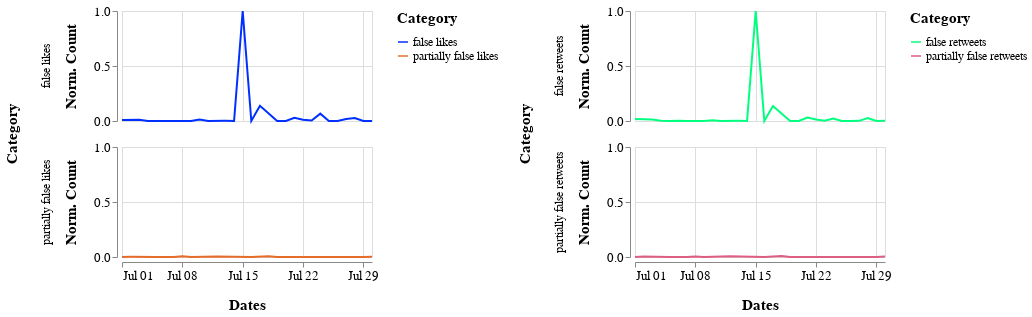

The code cell stored with this chart in its notebook:
### Markdown cell above
## July 2020

### Code cell
alt.hconcat(c1_jul, c2_jul).resolve_scale(color='independent').configure_axis(
    labelFontSize=13,
    titleFontSize=15,
    titlePadding=15
).configure_legend(
    titleFontSize=15,
    titlePadding= 10,
    labelFontSize=12
).configure_header(
    titleFontSize=15,
    labelFontSize=12
)

### Figure 1 — Vega-Lite specification as saved in the notebook (floating-point values rounded to 4 significant figures)
{"config": {"view": {"continuousWidth": 400, "continuousHeight": 300}, "axis": {"labelFontSize": 13, "titleFontSize": 15, "titlePadding": 15}, "header": {"labelFontSize": 12, "titleFontSize": 15}, "legend": {"labelFontSize": 12, "titleFontSize": 15, "titlePadding": 10}}, "hconcat": [{"data": {"name": "data-7730b4c7d6a75306c6d15065f002418f"}, "mark": "line", "encoding": {"color": {"type": "nominal", "field": "Category", "scale": {"range": ["#0030FF", "#E66C2C"]}}, "row": {"type": "nominal", "field": "Category"}, "x": {"type": "temporal", "field": "Dates", "timeUnit": "monthdate", "title": "Dates"}, "y": {"type": "quantitative", "field": "Likes", "title": "Norm. Count"}}, "height": 110, "width": 250}, {"data": {"name": "data-6067e7a77c3b13f830d992c25296085e"}, "mark": "line", "encoding": {"color": {"type": "nominal", "field": "Category", "scale": {"range": ["#00FF7F", "#DE5D83"]}}, "row": {"type": "nominal", "field": "Category"}, "x": {"type": "temporal", "field": "Dates", "timeUnit": "monthdate", "title": "Dates"}, "y": {"type": "quantitative", "field": "Retweets", "title": "Norm. Count"}}, "height": 110, "width": 250}], "resolve": {"scale": {"color": "independent"}}, "$schema": "https://vega.github.io/schema/vega-lite/v4.8.1.json", "datasets": {"data-7730b4c7d6a75306c6d15065f002418f": [{"Dates": "2020-07-01T00:00:00", "Likes": 0.0003039, "Category": "partially false likes"}, {"Dates": "2020-07-03T00:00:00", "Likes": 0.01074, "Category": "false likes"}, {"Dates": "2020-07-08T00:00:00", "Likes": 0.006084, "Category": "partially false likes"}, {"Dates": "2020-07-18T00:00:00", "Likes": 0.007873, "Category": "partially false likes"}, {"Dates": "2020-07-24T00:00:00", "Likes": 0.06712, "Category": "false likes"}, {"Dates": "2020-07-30T00:00:00", "Likes": 0.0008576, "Category": "false likes"}, {"Dates": "2020-07-06T00:00:00", "Likes": 0.0008846, "Category": "false likes"}, {"Dates": "2020-07-27T00:00:00", "Likes": 0.01779, "Category": "false likes"}, {"Dates": "2020-07-21T00:00:00", "Likes": 0.02866, "Category": "false likes"}, {"Dates": "2020-07-28T00:00:00", "Likes": 0.02723, "Category": "false likes"}, {"Dates": "2020-07-30T00:00:00", "Likes": 0.003288, "Category": "partially false likes"}, {"Dates": "2020-07-02T00:00:00", "Likes": 0.001405, "Category": "partially false likes"}, {"Dates": "2020-07-11T00:00:00", "Likes": 4.727e-05, "Category": "false likes"}, {"Dates": "2020-07-15T00:00:00", "Likes": 1.0, "Category": "false likes"}, {"Dates": "2020-07-22T00:00:00", "Likes": 0.01155, "Category": "false likes"}, {"Dates": "2020-07-25T00:00:00", "Likes": 6.752e-06, "Category": "false likes"}, {"Dates": "2020-07-23T00:00:00", "Likes": 0.004869, "Category": "false likes"}, {"Dates": "2020-07-14T00:00:00", "Likes": 0.0001958, "Category": "false likes"}, {"Dates": "2020-07-17T00:00:00", "Likes": 0.1375, "Category": "false likes"}, {"Dates": "2020-07-10T00:00:00", "Likes": 0.01424, "Category": "false likes"}, {"Dates": "2020-07-12T00:00:00", "Likes": 0.005382, "Category": "partially false likes"}, {"Dates": "2020-07-13T00:00:00", "Likes": 0.001215, "Category": "false likes"}, {"Dates": "2020-07-01T00:00:00", "Likes": 0.009528, "Category": "false likes"}, {"Dates": "2020-07-04T00:00:00", "Likes": 0.0004997, "Category": "false likes"}, {"Dates": "2020-07-05T00:00:00", "Likes": 0.0, "Category": "false likes"}, {"Dates": "2020-07-05T00:00:00", "Likes": 0.0, "Category": "partially false likes"}, {"Dates": "2020-07-07T00:00:00", "Likes": 0.0, "Category": "false likes"}, {"Dates": "2020-07-07T00:00:00", "Likes": 0.0, "Category": "partially false likes"}, {"Dates": "2020-07-09T00:00:00", "Likes": 0.0, "Category": "false likes"}, {"Dates": "2020-07-09T00:00:00", "Likes": 0.0, "Category": "partially false likes"}, {"Dates": "2020-07-16T00:00:00", "Likes": 0.0, "Category": "false likes"}, {"Dates": "2020-07-16T00:00:00", "Likes": 0.0, "Category": "partially false likes"}, {"Dates": "2020-07-19T00:00:00", "Likes": 0.0, "Category": "false likes"}, {"Dates": "2020-07-19T00:00:00", "Likes": 0.0, "Category": "partially false likes"}, {"Dates": "2020-07-20T00:00:00", "Likes": 0.0, "Category": "false likes"}, {"Dates": "2020-07-20T00:00:00", "Likes": 0.0, "Category": "partially false likes"}, {"Dates": "2020-07-26T00:00:00", "Likes": 0.0, "Category": "false likes"}, {"Dates": "2020-07-26T00:00:00", "Likes": 0.0, "Category": "partially false likes"}, {"Dates": "2020-07-29T00:00:00", "Likes": 0.0, "Category": "false likes"}, {"Dates": "2020-07-29T00:00:00", "Likes": 0.0, "Category": "partially false likes"}], "data-6067e7a77c3b13f830d992c25296085e": [{"Dates": "2020-07-01T00:00:00", "Retweets": 0.0006049, "Category": "partially false retweets"}, {"Dates": "2020-07-03T00:00:00", "Retweets": 0.01318, "Category": "false retweets"}, {"Dates": "2020-07-08T00:00:00", "Retweets": 0.003603, "Category": "partially false retweets"}, {"Dates": "2020-07-18T00:00:00", "Retweets": 0.009441, "Category": "partially false retweets"}, {"Dates": "2020-07-24T00:00:00", "Retweets": 0.02343, "Category": "false retweets"}, {"Dates": "2020-07-30T00:00:00", "Retweets": 0.001578, "Category": "false retweets"}, {"Dates": "2020-07-06T00:00:00", "Retweets": 0.002051, "Category": "false retweets"}, {"Dates": "2020-07-27T00:00:00", "Retweets": 0.001289, "Category": "false retweets"}, {"Dates": "2020-07-21T00:00:00", "Retweets": 0.03214, "Category": "false retweets"}, {"Dates": "2020-07-28T00:00:00", "Retweets": 0.02635, "Category": "false retweets"}, {"Dates": "2020-07-30T00:00:00", "Retweets": 0.003866, "Category": "partially false retweets"}, {"Dates": "2020-07-02T00:00:00", "Retweets": 0.004103, "Category": "partially false retweets"}, {"Dates": "2020-07-11T00:00:00", "Retweets": 5.26e-05, "Category": "false retweets"}, {"Dates": "2020-07-15T00:00:00", "Retweets": 1.0, "Category": "false retweets"}, {"Dates": "2020-07-22T00:00:00", "Retweets": 0.01389, "Category": "false retweets"}, {"Dates": "2020-07-25T00:00:00", "Retweets": 2.63e-05, "Category": "false retweets"}, {"Dates": "2020-07-23T00:00:00", "Retweets": 0.001604, "Category": "false retweets"}, {"Dates": "2020-07-14T00:00:00", "Retweets": 0.0007627, "Category": "false retweets"}, {"Dates": "2020-07-17T00:00:00", "Retweets": 0.1366, "Category": "false retweets"}, {"Dates": "2020-07-10T00:00:00", "Retweets": 0.007627, "Category": "false retweets"}, {"Dates": "2020-07-12T00:00:00", "Retweets": 0.005943, "Category": "partially false retweets"}, {"Dates": "2020-07-13T00:00:00", "Retweets": 0.001631, "Category": "false retweets"}, {"Dates": "2020-07-01T00:00:00", "Retweets": 0.01925, "Category": "false retweets"}, {"Dates": "2020-07-04T00:00:00", "Retweets": 0.001315, "Category": "false retweets"}, {"Dates": "2020-07-05T00:00:00", "Retweets": 0.0, "Category": "false retweets"}, {"Dates": "2020-07-05T00:00:00", "Retweets": 0.0, "Category": "partially false retweets"}, {"Dates": "2020-07-07T00:00:00", "Retweets": 0.0, "Category": "false retweets"}, {"Dates": "2020-07-07T00:00:00", "Retweets": 0.0, "Category": "partially false retweets"}, {"Dates": "2020-07-09T00:00:00", "Retweets": 0.0, "Category": "false retweets"}, {"Dates": "2020-07-09T00:00:00", "Retweets": 0.0, "Category": "partially false retweets"}, {"Dates": "2020-07-16T00:00:00", "Retweets": 0.0, "Category": "false retweets"}, {"Dates": "2020-07-16T00:00:00", "Retweets": 0.0, "Category": "partially false retweets"}, {"Dates": "2020-07-19T00:00:00", "Retweets": 0.0, "Category": "false retweets"}, {"Dates": "2020-07-19T00:00:00", "Retweets": 0.0, "Category": "partially false retweets"}, {"Dates": "2020-07-20T00:00:00", "Retweets": 0.0, "Category": "false retweets"}, {"Dates": "2020-07-20T00:00:00", "Retweets": 0.0, "Category": "partially false retweets"}, {"Dates": "2020-07-26T00:00:00", "Retweets": 0.0, "Category": "false retweets"}, {"Dates": "2020-07-26T00:00:00", "Retweets": 0.0, "Category": "partially false retweets"}, {"Dates": "2020-07-29T00:00:00", "Retweets": 0.0, "Category": "false retweets"}, {"Dates": "2020-07-29T00:00:00", "Retweets": 0.0, "Category": "partially false retweets"}]}}
